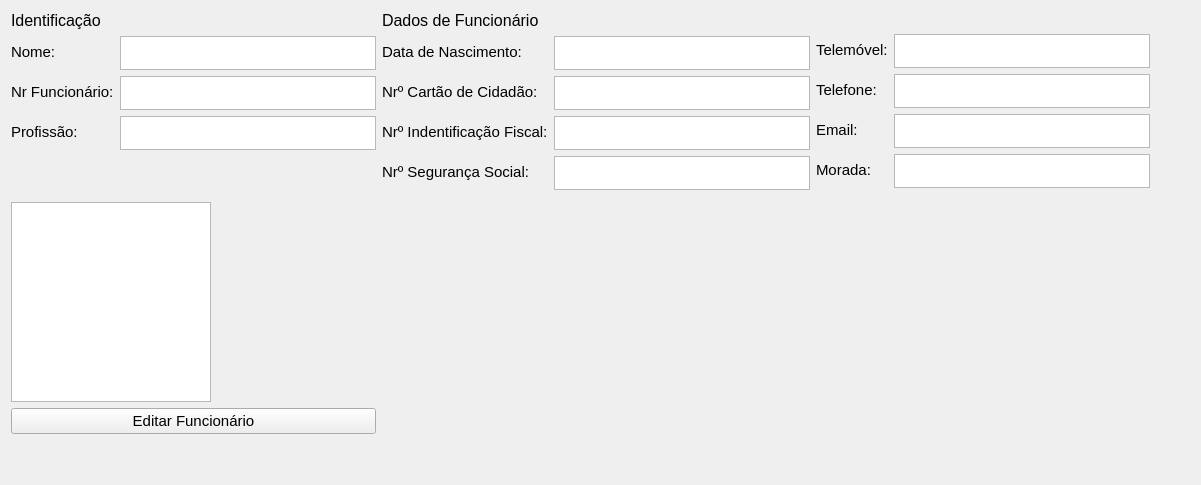
          <widget class="QWidget" name="tab_15">
           <attribute name="title">
            <string>Ficha Funcionário</string>
           </attribute>
           <layout class="QGridLayout" name="gridLayout_24">
            <item row="1" column="1">
             <spacer name="verticalSpacer_12">
              <property name="orientation">
               <enum>Qt::Vertical</enum>
              </property>
              <property name="sizeHint" stdset="0">
               <size>
                <width>20</width>
                <height>40</height>
               </size>
              </property>
             </spacer>
            </item>
            <item row="0" column="1">
             <layout class="QFormLayout" name="formLayout_13">
              <item row="0" column="0">
               <widget class="QLabel" name="label_33">
                <property name="maximumSize">
                 <size>
                  <width>16777215</width>
                  <height>34</height>
                 </size>
                </property>
                <property name="font">
                 <font>
                  <pointsize>12</pointsize>
                 </font>
                </property>
                <property name="text">
                 <string>Dados de Funcionário</string>
                </property>
               </widget>
              </item>
              <item row="1" column="0">
               <widget class="QLabel" name="label_34">
                <property name="maximumSize">
                 <size>
                  <width>16777215</width>
                  <height>34</height>
                 </size>
                </property>
                <property name="font">
                 <font>
                  <pointsize>11</pointsize>
                 </font>
                </property>
                <property name="text">
                 <string>Data de Nascimento:</string>
                </property>
               </widget>
              </item>
              <item row="2" column="0">
               <widget class="QLabel" name="label_36">
                <property name="maximumSize">
                 <size>
                  <width>16777215</width>
                  <height>34</height>
                 </size>
                </property>
                <property name="font">
                 <font>
                  <pointsize>11</pointsize>
                 </font>
                </property>
                <property name="text">
                 <string>Nrº Cartão de Cidadão:</string>
                </property>
               </widget>
              </item>
              <item row="3" column="0">
               <widget class="QLabel" name="label_122">
                <property name="maximumSize">
                 <size>
                  <width>16777215</width>
                  <height>34</height>
                 </size>
                </property>
                <property name="font">
                 <font>
                  <pointsize>11</pointsize>
                 </font>
                </property>
                <property name="text">
                 <string>Nrº Indentificação Fiscal:</string>
                </property>
               </widget>
              </item>
              <item row="4" column="0">
               <widget class="QLabel" name="label_123">
                <property name="maximumSize">
                 <size>
                  <width>16777215</width>
                  <height>34</height>
                 </size>
                </property>
                <property name="font">
                 <font>
                  <pointsize>11</pointsize>
                 </font>
                </property>
                <property name="text">
                 <string>Nrº Segurança Social:</string>
                </property>
               </widget>
              </item>
              <item row="1" column="1">
               <widget class="QTextBrowser" name="sheetEmployeeDate">
                <property name="maximumSize">
                 <size>
                  <width>16777215</width>
                  <height>34</height>
                 </size>
                </property>
               </widget>
              </item>
              <item row="2" column="1">
               <widget class="QTextBrowser" name="sheetEmployeeIDNr">
                <property name="maximumSize">
                 <size>
                  <width>16777215</width>
                  <height>34</height>
                 </size>
                </property>
               </widget>
              </item>
              <item row="3" column="1">
               <widget class="QTextBrowser" name="sheetEmployeeNIF">
                <property name="maximumSize">
                 <size>
                  <width>16777215</width>
                  <height>34</height>
                 </size>
                </property>
               </widget>
              </item>
              <item row="4" column="1">
               <widget class="QTextBrowser" name="sheetEmployeeSocialNr">
                <property name="maximumSize">
                 <size>
                  <width>16777215</width>
                  <height>34</height>
                 </size>
                </property>
               </widget>
              </item>
              <item row="5" column="0">
               <spacer name="verticalSpacer_13">
                <property name="orientation">
                 <enum>Qt::Vertical</enum>
                </property>
                <property name="sizeHint" stdset="0">
                 <size>
                  <width>20</width>
                  <height>40</height>
                 </size>
                </property>
               </spacer>
              </item>
             </layout>
            </item>
            <item row="0" column="0">
             <layout class="QGridLayout" name="gridLayout_28">
              <item row="1" column="0">
               <widget class="QGraphicsView" name="graphicsView_3">
                <property name="minimumSize">
                 <size>
                  <width>200</width>
                  <height>200</height>
                 </size>
                </property>
                <property name="maximumSize">
                 <size>
                  <width>200</width>
                  <height>200</height>
                 </size>
                </property>
               </widget>
              </item>
              <item row="0" column="0">
               <layout class="QFormLayout" name="formLayout_6">
                <item row="0" column="0">
                 <widget class="QLabel" name="label_118">
                  <property name="maximumSize">
                   <size>
                    <width>16777215</width>
                    <height>34</height>
                   </size>
                  </property>
                  <property name="font">
                   <font>
                    <pointsize>12</pointsize>
                   </font>
                  </property>
                  <property name="text">
                   <string>Identificação</string>
                  </property>
                 </widget>
                </item>
                <item row="1" column="0">
                 <widget class="QLabel" name="label_119">
                  <property name="maximumSize">
                   <size>
                    <width>16777215</width>
                    <height>34</height>
                   </size>
                  </property>
                  <property name="font">
                   <font>
                    <pointsize>11</pointsize>
                   </font>
                  </property>
                  <property name="text">
                   <string>Nome:</string>
                  </property>
                 </widget>
                </item>
                <item row="1" column="1">
                 <widget class="QTextBrowser" name="sheetEmployeeName">
                  <property name="maximumSize">
                   <size>
                    <width>16777215</width>
                    <height>34</height>
                   </size>
                  </property>
                 </widget>
                </item>
                <item row="2" column="0">
                 <widget class="QLabel" name="label_120">
                  <property name="maximumSize">
                   <size>
                    <width>16777215</width>
                    <height>34</height>
                   </size>
                  </property>
                  <property name="font">
                   <font>
                    <pointsize>11</pointsize>
                   </font>
                  </property>
                  <property name="text">
                   <string>Nr Funcionário:</string>
                  </property>
                 </widget>
                </item>
                <item row="2" column="1">
                 <widget class="QTextBrowser" name="sheetEmployeeNumber">
                  <property name="maximumSize">
                   <size>
                    <width>16777215</width>
                    <height>34</height>
                   </size>
                  </property>
                 </widget>
                </item>
                <item row="3" column="0">
                 <widget class="QLabel" name="label_121">
                  <property name="maximumSize">
                   <size>
                    <width>16777215</width>
                    <height>34</height>
                   </size>
                  </property>
                  <property name="font">
                   <font>
                    <pointsize>11</pointsize>
                   </font>
                  </property>
                  <property name="text">
                   <string>Profissão:</string>
                  </property>
                 </widget>
                </item>
                <item row="3" column="1">
                 <widget class="QTextBrowser" name="sheetEmployeeJob">
                  <property name="maximumSize">
                   <size>
                    <width>16777215</width>
                    <height>34</height>
                   </size>
                  </property>
                 </widget>
                </item>
                <item row="4" column="0">
                 <spacer name="verticalSpacer_15">
                  <property name="orientation">
                   <enum>Qt::Vertical</enum>
                  </property>
                  <property name="sizeHint" stdset="0">
                   <size>
                    <width>20</width>
                    <height>40</height>
                   </size>
                  </property>
                 </spacer>
                </item>
               </layout>
              </item>
              <item row="3" column="0">
               <widget class="QPushButton" name="sheetEmployeeEdit">
                <property name="font">
                 <font>
                  <pointsize>11</pointsize>
                 </font>
                </property>
                <property name="text">
                 <string>Editar Funcionário</string>
                </property>
               </widget>
              </item>
             </layout>
            </item>
            <item row="0" column="2">
             <layout class="QFormLayout" name="formLayout_14">
              <item row="0" column="0">
               <widget class="QLabel" name="label_68">
                <property name="font">
                 <font>
                  <pointsize>11</pointsize>
                 </font>
                </property>
                <property name="text">
                 <string/>
                </property>
               </widget>
              </item>
              <item row="1" column="0">
               <widget class="QLabel" name="label_69">
                <property name="maximumSize">
                 <size>
                  <width>16777215</width>
                  <height>34</height>
                 </size>
                </property>
                <property name="font">
                 <font>
                  <pointsize>11</pointsize>
                 </font>
                </property>
                <property name="text">
                 <string>Telemóvel:</string>
                </property>
               </widget>
              </item>
              <item row="1" column="1">
               <widget class="QTextBrowser" name="sheetEmployeeMobileNr">
                <property name="maximumSize">
                 <size>
                  <width>16777215</width>
                  <height>34</height>
                 </size>
                </property>
               </widget>
              </item>
              <item row="2" column="0">
               <widget class="QLabel" name="label_70">
                <property name="maximumSize">
                 <size>
                  <width>16777215</width>
                  <height>34</height>
                 </size>
                </property>
                <property name="font">
                 <font>
                  <pointsize>11</pointsize>
                 </font>
                </property>
                <property name="text">
                 <string>Telefone:</string>
                </property>
               </widget>
              </item>
              <item row="2" column="1">
               <widget class="QTextBrowser" name="sheetEmployeePhoneNr">
                <property name="maximumSize">
                 <size>
                  <width>16777215</width>
                  <height>34</height>
                 </size>
                </property>
               </widget>
              </item>
              <item row="3" column="0">
               <widget class="QLabel" name="label_73">
                <property name="maximumSize">
                 <size>
                  <width>16777215</width>
                  <height>34</height>
                 </size>
                </property>
                <property name="font">
                 <font>
                  <pointsize>11</pointsize>
                 </font>
                </property>
                <property name="text">
                 <string>Email:</string>
                </property>
               </widget>
              </item>
              <item row="3" column="1">
               <widget class="QTextBrowser" name="sheetEmployeeEmail">
                <property name="maximumSize">
                 <size>
                  <width>16777215</width>
                  <height>34</height>
                 </size>
                </property>
               </widget>
              </item>
              <item row="4" column="0">
               <widget class="QLabel" name="label_124">
                <property name="maximumSize">
                 <size>
                  <width>16777215</width>
                  <height>34</height>
                 </size>
                </property>
                <property name="font">
                 <font>
                  <pointsize>11</pointsize>
                 </font>
                </property>
                <property name="text">
                 <string>Morada:</string>
                </property>
               </widget>
              </item>
              <item row="4" column="1">
               <widget class="QTextBrowser" name="sheetEmployeeAddress">
                <property name="maximumSize">
                 <size>
                  <width>16777215</width>
                  <height>34</height>
                 </size>
                </property>
               </widget>
              </item>
              <item row="5" column="1">
               <spacer name="verticalSpacer_14">
                <property name="orientation">
                 <enum>Qt::Vertical</enum>
                </property>
                <property name="sizeHint" stdset="0">
                 <size>
                  <width>20</width>
                  <height>40</height>
                 </size>
                </property>
               </spacer>
              </item>
             </layout>
            </item>
            <item row="0" column="3">
             <spacer name="horizontalSpacer_5">
              <property name="orientation">
               <enum>Qt::Horizontal</enum>
              </property>
              <property name="sizeHint" stdset="0">
               <size>
                <width>40</width>
                <height>20</height>
               </size>
              </property>
             </spacer>
            </item>
           </layout>
          </widget>
